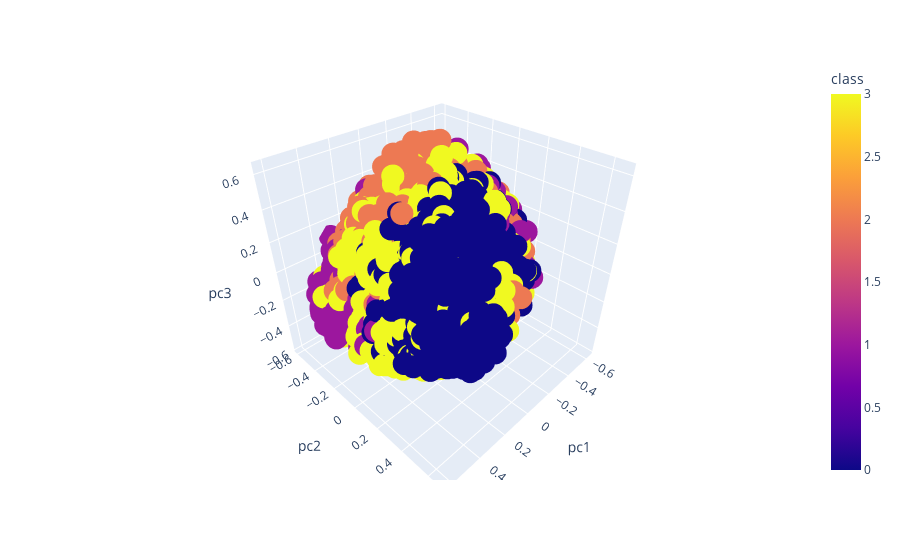

The notebook cell this image was saved under:
### Code cell
fig = px.scatter_3d(df, x="pc1", y="pc2", z="pc3", color="class")
fig.show()

### Figure 1 — Plotly figure (JSON) as saved in the notebook; plotly's stock layout.template omitted (floating-point values rounded to 4 significant figures; data arrays with more than 128 entries replaced by an {"elided": "..."} marker saying what was removed)
{"data": [{"hovertemplate": "pc1=%{x}<br>pc2=%{y}<br>pc3=%{z}<br>class=%{marker.color}<extra></extra>", "legendgroup": "", "marker": {"color": {"elided": "7224 int values"}, "coloraxis": "coloraxis", "symbol": "circle"}, "mode": "markers", "name": "", "scene": "scene", "showlegend": false, "type": "scatter3d", "x": {"elided": "7224 float values"}, "y": {"elided": "7224 float values"}, "z": {"elided": "7224 float values"}}], "layout": {"coloraxis": {"colorbar": {"title": {"text": "class"}}, "colorscale": [[0, "#0d0887"], [0.1111, "#46039f"], [0.2222, "#7201a8"], [0.3333, "#9c179e"], [0.4444, "#bd3786"], [0.5556, "#d8576b"], [0.6667, "#ed7953"], [0.7778, "#fb9f3a"], [0.8889, "#fdca26"], [1, "#f0f921"]]}, "legend": {"tracegroupgap": 0}, "margin": {"t": 60}, "scene": {"domain": {"x": [0, 1], "y": [0, 1]}, "xaxis": {"title": {"text": "pc1"}}, "yaxis": {"title": {"text": "pc2"}}, "zaxis": {"title": {"text": "pc3"}}}}}
